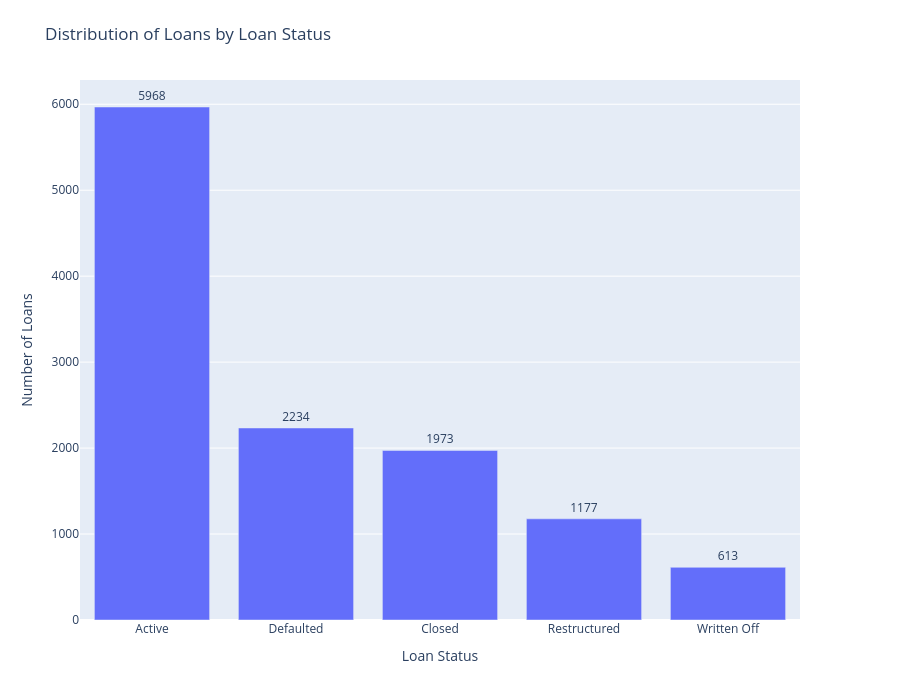

Notebook code for this chart:
### Markdown cell above
**Answer:** **Active** loans have the highest count with **5,968 loans**, followed by **Defaulted** loans with **2,234 loans** and **Closed** loans with **1,973 loans**. **Restructured** loans account for **1,177 loans**, while **Written Off** loans have the lowest count with **613 loans**.

### Code cell
fig = px.bar(loan_status_stats.reset_index(),
            x="loan_status",
            y="count",
            labels={"loan_status": "Loan Status", "count": "Number of Loans"},
            title="Distribution of Loans by Loan Status")

fig.update_traces(texttemplate="%{y}", textposition="outside")

fig.update_layout(height=700, margin=dict(l=80, r=100, t=80, b=80))

fig.show()

### Figure 1 — Plotly figure (JSON) as saved in the notebook; plotly's stock layout.template omitted (floating-point values rounded to 4 significant figures)
{"data": [{"hovertemplate": "Loan Status=%{x}<br>Number of Loans=%{y}<extra></extra>", "legendgroup": "", "marker": {"color": "#636efa", "pattern": {"shape": ""}}, "name": "", "orientation": "v", "showlegend": false, "textposition": "outside", "texttemplate": "%{y}", "type": "bar", "x": ["Active", "Defaulted", "Closed", "Restructured", "Written Off"], "xaxis": "x", "y": [5968, 2234, 1973, 1177, 613], "yaxis": "y"}], "layout": {"barmode": "relative", "height": 700, "legend": {"tracegroupgap": 0}, "margin": {"b": 80, "l": 80, "r": 100, "t": 80}, "title": {"text": "Distribution of Loans by Loan Status"}, "xaxis": {"anchor": "y", "domain": [0, 1], "title": {"text": "Loan Status"}}, "yaxis": {"anchor": "x", "domain": [0, 1], "title": {"text": "Number of Loans"}}}}
